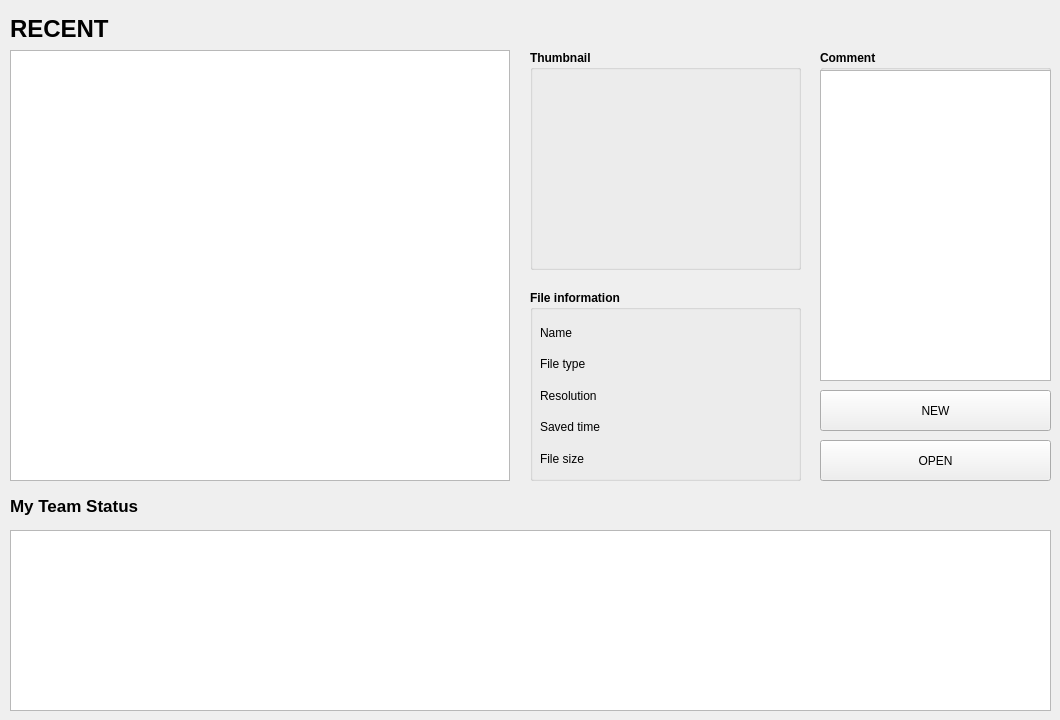
        <widget class="QWidget" name="tab_my_task">
         <attribute name="title">
          <string>MY TASK</string>
         </attribute>
         <widget class="QGroupBox" name="groupBox_shot_comment_2">
          <property name="geometry">
           <rect>
            <x>820</x>
            <y>50</y>
            <width>231</width>
            <height>331</height>
           </rect>
          </property>
          <property name="font">
           <font>
            <bold>true</bold>
            <underline>false</underline>
            <strikeout>false</strikeout>
           </font>
          </property>
          <property name="title">
           <string>Comment</string>
          </property>
          <property name="flat">
           <bool>false</bool>
          </property>
          <property name="checkable">
           <bool>false</bool>
          </property>
          <widget class="QPlainTextEdit" name="plainTextEdit_mytask_comment">
           <property name="geometry">
            <rect>
             <x>0</x>
             <y>20</y>
             <width>231</width>
             <height>311</height>
            </rect>
           </property>
           <property name="plainText">
            <string/>
           </property>
          </widget>
         </widget>
         <widget class="QPushButton" name="pushButton_mytask_selectedopen">
          <property name="geometry">
           <rect>
            <x>820</x>
            <y>440</y>
            <width>231</width>
            <height>41</height>
           </rect>
          </property>
          <property name="text">
           <string>OPEN</string>
          </property>
         </widget>
         <widget class="QLabel" name="label_mytask_filepath">
          <property name="geometry">
           <rect>
            <x>10</x>
            <y>8</y>
            <width>521</width>
            <height>41</height>
           </rect>
          </property>
          <property name="font">
           <font>
            <pointsize>18</pointsize>
            <bold>true</bold>
           </font>
          </property>
          <property name="text">
           <string>RECENT</string>
          </property>
         </widget>
         <widget class="QPushButton" name="pushButton_mytask_newfileopen">
          <property name="geometry">
           <rect>
            <x>820</x>
            <y>390</y>
            <width>231</width>
            <height>41</height>
           </rect>
          </property>
          <property name="text">
           <string>NEW</string>
          </property>
         </widget>
         <widget class="QTableWidget" name="tableWidget_recent_files">
          <property name="geometry">
           <rect>
            <x>10</x>
            <y>50</y>
            <width>500</width>
            <height>431</height>
           </rect>
          </property>
          <property name="font">
           <font>
            <pointsize>10</pointsize>
            <bold>true</bold>
           </font>
          </property>
          <attribute name="horizontalHeaderVisible">
           <bool>false</bool>
          </attribute>
          <attribute name="verticalHeaderVisible">
           <bool>false</bool>
          </attribute>
         </widget>
         <widget class="QGroupBox" name="groupBox_shot_comment_3">
          <property name="geometry">
           <rect>
            <x>530</x>
            <y>50</y>
            <width>271</width>
            <height>220</height>
           </rect>
          </property>
          <property name="font">
           <font>
            <bold>true</bold>
            <underline>false</underline>
            <strikeout>false</strikeout>
           </font>
          </property>
          <property name="title">
           <string>Thumbnail</string>
          </property>
          <property name="flat">
           <bool>false</bool>
          </property>
          <property name="checkable">
           <bool>false</bool>
          </property>
          <widget class="QLabel" name="label_shot_comment_2">
           <property name="geometry">
            <rect>
             <x>10</x>
             <y>30</y>
             <width>211</width>
             <height>141</height>
            </rect>
           </property>
           <property name="text">
            <string/>
           </property>
          </widget>
          <widget class="QLabel" name="label_mytask_thumbnail">
           <property name="geometry">
            <rect>
             <x>-1</x>
             <y>19</y>
             <width>271</width>
             <height>201</height>
            </rect>
           </property>
           <property name="text">
            <string/>
           </property>
          </widget>
         </widget>
         <widget class="QGroupBox" name="groupBox_shot_file_info_2">
          <property name="geometry">
           <rect>
            <x>530</x>
            <y>290</y>
            <width>271</width>
            <height>191</height>
           </rect>
          </property>
          <property name="font">
           <font>
            <bold>true</bold>
            <underline>false</underline>
            <strikeout>false</strikeout>
           </font>
          </property>
          <property name="title">
           <string>File information</string>
          </property>
          <property name="flat">
           <bool>false</bool>
          </property>
          <property name="checkable">
           <bool>false</bool>
          </property>
          <widget class="QWidget" name="verticalLayoutWidget_3">
           <property name="geometry">
            <rect>
             <x>10</x>
             <y>30</y>
             <width>74</width>
             <height>151</height>
            </rect>
           </property>
           <layout class="QVBoxLayout" name="verticalLayout_5">
            <item>
             <widget class="QLabel" name="label_17">
              <property name="font">
               <font>
                <pointsize>9</pointsize>
                <bold>false</bold>
                <underline>false</underline>
                <strikeout>false</strikeout>
               </font>
              </property>
              <property name="text">
               <string>Name</string>
              </property>
             </widget>
            </item>
            <item>
             <widget class="QLabel" name="label_15">
              <property name="font">
               <font>
                <pointsize>9</pointsize>
                <bold>false</bold>
                <underline>false</underline>
                <strikeout>false</strikeout>
               </font>
              </property>
              <property name="text">
               <string>File type</string>
              </property>
             </widget>
            </item>
            <item>
             <widget class="QLabel" name="label_12">
              <property name="font">
               <font>
                <pointsize>9</pointsize>
                <bold>false</bold>
                <underline>false</underline>
                <strikeout>false</strikeout>
               </font>
              </property>
              <property name="text">
               <string>Resolution</string>
              </property>
             </widget>
            </item>
            <item>
             <widget class="QLabel" name="label_13">
              <property name="font">
               <font>
                <pointsize>9</pointsize>
                <bold>false</bold>
                <underline>false</underline>
                <strikeout>false</strikeout>
               </font>
              </property>
              <property name="text">
               <string>Saved time</string>
              </property>
             </widget>
            </item>
            <item>
             <widget class="QLabel" name="label_21">
              <property name="font">
               <font>
                <pointsize>9</pointsize>
                <bold>false</bold>
                <underline>false</underline>
                <strikeout>false</strikeout>
               </font>
              </property>
              <property name="text">
               <string>File size</string>
              </property>
             </widget>
            </item>
           </layout>
          </widget>
          <widget class="QWidget" name="verticalLayoutWidget_4">
           <property name="geometry">
            <rect>
             <x>90</x>
             <y>30</y>
             <width>171</width>
             <height>151</height>
            </rect>
           </property>
           <layout class="QVBoxLayout" name="verticalLayout_6">
            <item>
             <widget class="QLabel" name="label_mytask_filename">
              <property name="font">
               <font>
                <pointsize>9</pointsize>
                <bold>false</bold>
                <underline>false</underline>
                <strikeout>false</strikeout>
               </font>
              </property>
              <property name="text">
               <string/>
              </property>
             </widget>
            </item>
            <item>
             <widget class="QLabel" name="label_mytask_filetype">
              <property name="font">
               <font>
                <pointsize>9</pointsize>
                <bold>false</bold>
                <underline>false</underline>
                <strikeout>false</strikeout>
               </font>
              </property>
              <property name="text">
               <string/>
              </property>
             </widget>
            </item>
            <item>
             <widget class="QLabel" name="label_mytask_resolution">
              <property name="font">
               <font>
                <pointsize>9</pointsize>
                <bold>false</bold>
                <underline>false</underline>
                <strikeout>false</strikeout>
               </font>
              </property>
              <property name="text">
               <string/>
              </property>
             </widget>
            </item>
            <item>
             <widget class="QLabel" name="label_mytask_savedtime">
              <property name="font">
               <font>
                <pointsize>9</pointsize>
                <bold>false</bold>
                <underline>false</underline>
                <strikeout>false</strikeout>
               </font>
              </property>
              <property name="text">
               <string/>
              </property>
             </widget>
            </item>
            <item>
             <widget class="QLabel" name="label_mytask_filesize">
              <property name="font">
               <font>
                <pointsize>9</pointsize>
                <bold>false</bold>
                <underline>false</underline>
                <strikeout>false</strikeout>
               </font>
              </property>
              <property name="text">
               <string/>
              </property>
             </widget>
            </item>
           </layout>
          </widget>
         </widget>
         <widget class="QTableWidget" name="tableWidget_mytask_status">
          <property name="geometry">
           <rect>
            <x>10</x>
            <y>530</y>
            <width>1041</width>
            <height>181</height>
           </rect>
          </property>
          <property name="font">
           <font>
            <bold>false</bold>
           </font>
          </property>
          <attribute name="verticalHeaderVisible">
           <bool>false</bool>
          </attribute>
         </widget>
         <widget class="QLabel" name="label">
          <property name="geometry">
           <rect>
            <x>10</x>
            <y>490</y>
            <width>131</width>
            <height>31</height>
           </rect>
          </property>
          <property name="font">
           <font>
            <pointsize>13</pointsize>
            <bold>true</bold>
           </font>
          </property>
          <property name="text">
           <string>My Team Status</string>
          </property>
         </widget>
        </widget>
